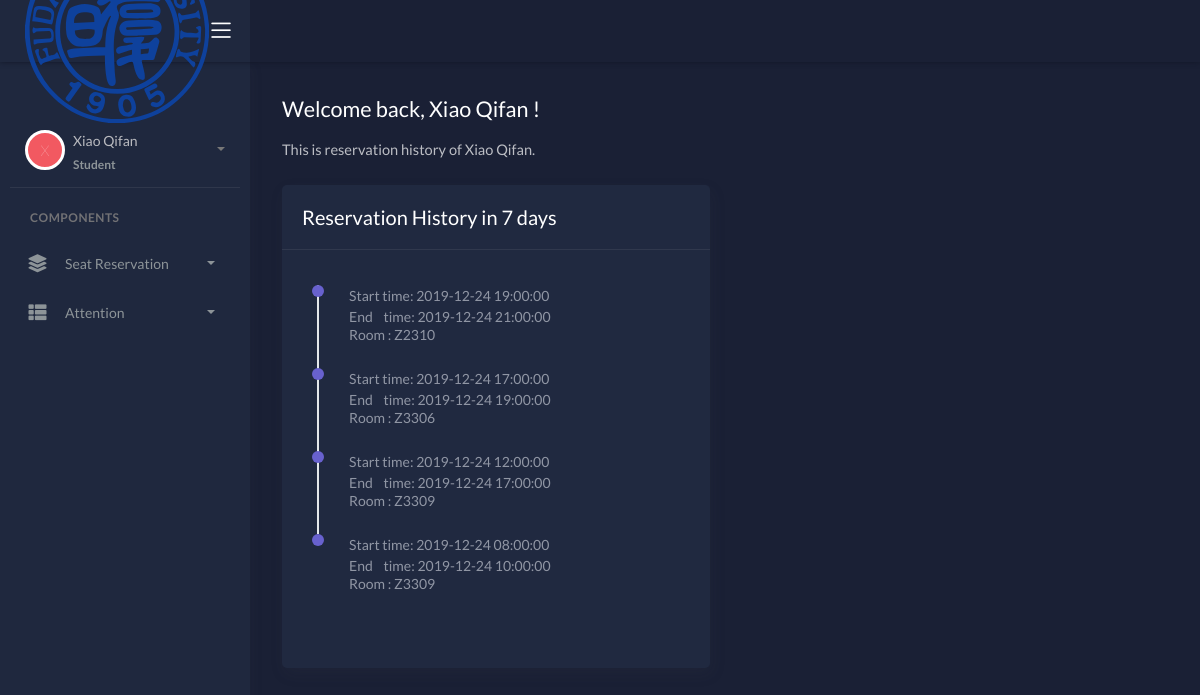
Before: /look_others (signed in) with the older database file.
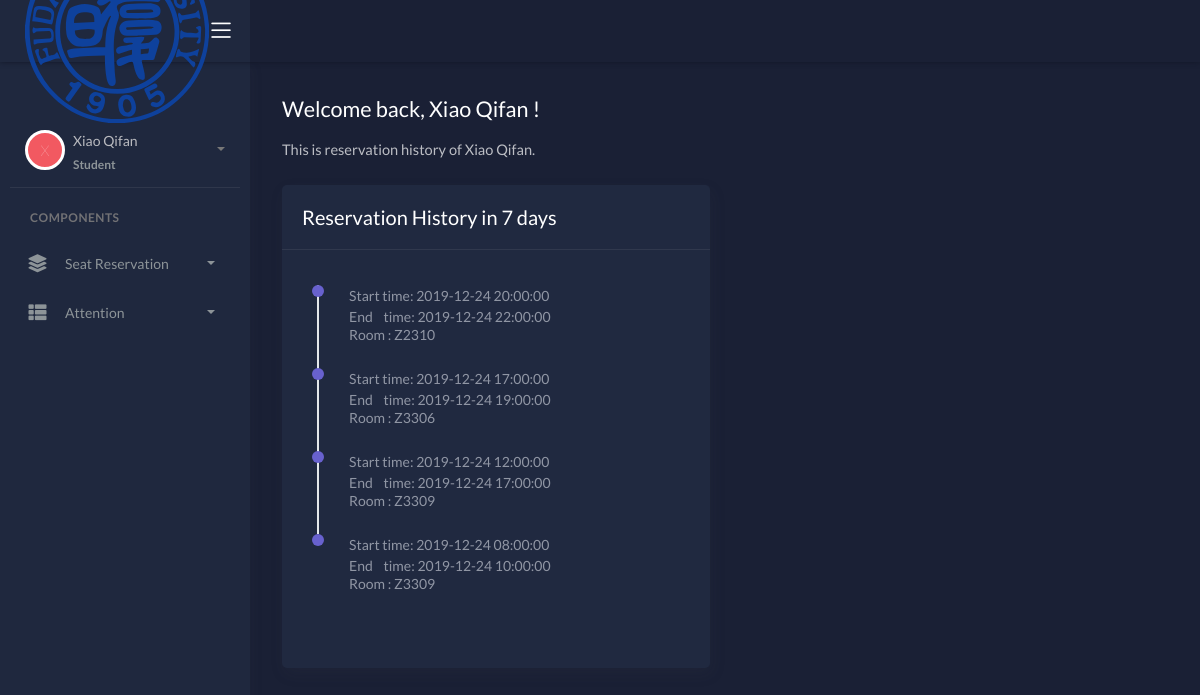
After: the same page with the newer database file.
### data/models.py (models this page shows)
class Rent(models.Model):
	rent_id = models.BigAutoField(primary_key=True)
	begin_time = models.DateTimeField(default = timezone.now())
	chair = models.ForeignKey('Chairs', models.DO_NOTHING, db_column='chair', null=True)
	student = models.ForeignKey('Students', models.DO_NOTHING, db_column='student', null = True)
	arrive_time = models.DateTimeField( default = timezone.now())
	end_time = models.DateTimeField(default = timezone.now() + datetime.timedelta(days=1) )

class Chairs(models.Model):
	chair_id = models.BigAutoField(primary_key=True)
	row = models.IntegerField()
	col = models.IntegerField()
	is_real = models.BooleanField(default = True)
	room = models.ForeignKey('Rooms', on_delete = models.CASCADE, null = True)

class Rooms(models.Model):
	room_id = models.CharField(primary_key=True, max_length=45)
	room_row = models.IntegerField()
	room_col = models.IntegerField()
	availble_number = models.IntegerField(default = 0)
	total_seat = models.IntegerField(default = 0)

### LRPJ/views_1.py (the view)
# urls.py: url(r'^look_others', views_1.look_others, name = 'look_others'),
def look_others(request):
	request.session.setdefault('login_user', '???')
	request.session.setdefault('frd', '???')
	context = {'error': False}
	user_id = request.session['login_user']
	user = models.Students.objects.get(pk = user_id)
	frd_id = request.session['frd']
	frd = models.Students.objects.get(pk = frd_id)
	if user_id == '???':
		return HttpResponseRedirect('/login')
	if user.is_admin:
		return HttpResponseRedirect('/generate_seat')
	if frd_id == '???':
		return  HttpResponseRedirect('/home')
	context['user'] = user
	context['frd'] = frd
	now = timezone.now()
	res_list = models.Rent.objects.filter(begin_time__gte = now - datetime.timedelta(days=7),\
				student = frd).order_by("-begin_time")
	if res_list:
		context['res_list'] = res_list
	request.session['frd'] = ''
	return render(request, 'look_others.html', context)

### templates/look_others.html (shortened to what this page needs)
<!DOCTYPE html>
<html lang="en">
<head>
	<link rel="stylesheet" href="/assets/css/bootstrap.min.css">
	<link rel="stylesheet" href="/assets/css/atlantis.min.css">
</head>
<body data-background-color="dark">
	<div class="wrapper">
		<div class="main-header">
			<div class="logo-header" data-background-color="dark2">
					<img src="/assets/img/Fudan_University_Logo.svg" alt="navbar brand" class="navbar-brand">
				<div class="nav-toggle">
					<button class="btn btn-toggle toggle-sidebar">
						<i class="icon-menu"></i>
					</button>
				</div>
			</div>
			<nav class="navbar navbar-header navbar-expand-lg" data-background-color="dark">
				<div class="container-fluid">
					<ul class="navbar-nav topbar-nav ml-md-auto align-items-center">
						<li class="nav-item dropdown hidden-caret">
							<a class="dropdown-toggle profile-pic" data-toggle="dropdown" href="#" aria-expanded="false">
								<div class="avatar-sm">
								</div>
							</a>
						</li>
					</ul>
				</div>
			</nav>
		</div>
		<div class="sidebar sidebar-style-2" data-background-color="dark2" >
			<div class="sidebar-wrapper scrollbar scrollbar-inner">
				<div class="sidebar-content">
					<div class="user pt-5" >
						<div class="avatar-sm float-left mr-2 ">
							<span class="avatar-title rounded-circle border border-white bg-danger">{{ user.name.0 }}</span>
						</div>
						<div class="info">
							<a data-toggle="collapse" href="#collapseExample" aria-expanded="true">
								<span>
									{{ user.name }}
									<span class="user-level">Student</span>
									<span class="caret"></span>
								</span>
							</a>
						</div>
					</div>
					<ul class="nav nav-primary">
						<li class="nav-section">
							<h4 class="text-section">Components</h4>
						</li>
						<li class="nav-item">
							<a data-toggle="collapse" href="#base">
								<i class="fas fa-layer-group"></i>
								<p>Seat Reservation</p>
								<span class="caret"></span>
							</a>
						</li>
						<li class="nav-item">
							<a data-toggle="collapse" href="#sidebarLayouts">
								<i class="fas fa-th-list"></i>
								<p>Attention</p>
								<span class="caret"></span>
							</a>
						</li>
					</ul>
				</div>
			</div>
		</div>
		<div class="main-panel">
			<div class="content">
				<div class="page-inner">
					<div class="mt-2 mb-4">
						<h2 class="text-white pb-2">Welcome back, {{ user.name }} !</h2>
						<h5 class="text-white op-7 mb-4">This is reservation history of {{ frd.name }}.</h5>
					</div>
					<div class="row">
						<div class="col-md-6">
							<div class="card">
								<div class="card-header">
									<div class="card-head-row">
										<div class="card-title">Reservation History in 7 days</div>
									</div>
								</div>
								{% if not res_list %}
									<div class="card-title fw-mediumbold">&nbsp;&nbsp; No Reservation</div>
								{% else %}
									<form action="/home" method="POST">
										<div class="card-body">
											<ol class="activity-feed">
												{% for r in res_list %}
												<li class="feed-item feed-item-secondary">
													<td>Start time: {{ r.begin_time|date:"Y-m-d H:i:s" }}</td>
													<br>
													<td>End &nbsp;&nbsp; time: {{ r.end_time|date:"Y-m-d H:i:s" }}</td>
													<br>
													<span class="text"> Room : {{ r.chair.room.room_id }}</span>
												</li>
												{% endfor %}
											</ol>
										</div>
									</form>
								{% endif %}
							</div>
						</div>
					</div>
				</div>
			</div>
		</div>
	</div>
</body>
</html>

Changed rows visible on the page:
removed Rent: begin_time "2019-12-24 19:00:00", end_time "2019-12-24 21:00:00", chair.room.room_id "Z2310"
added Rent: begin_time "2019-12-24 20:00:00", end_time "2019-12-24 22:00:00", chair.room.room_id "Z2310"
